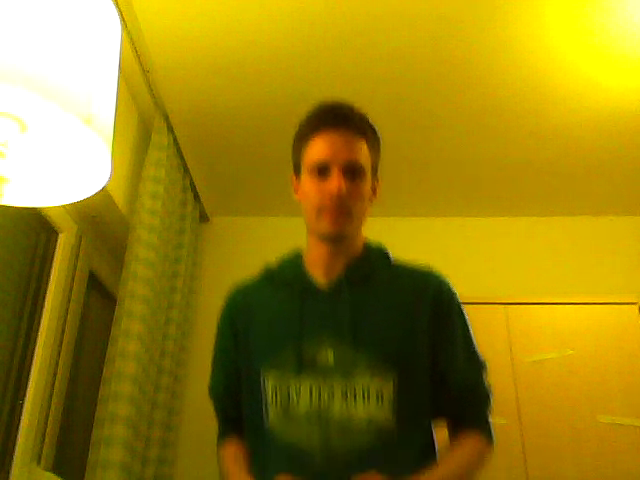
//> input picture frame 73 of Project/sample_videos/running1.webm, 640 x 480 px
$ ./head_bob   (built with g++ and OpenCV 4)
//> lines starting //> are read from the running program, lines starting //| are printed output that depends on the picture; after the words box and inside, x2 and y2 are one past the last pixel; in counts of white or black regions, pixels touching at a corner belong together
#include <iostream>
#include "opencv2/objdetect.hpp"
#include "opencv2/highgui.hpp"
#include "opencv2/imgproc.hpp"
#include "opencv2/opencv.hpp"

#define WINDOW_NAME "head_bob"

using namespace std;
using namespace cv;

//parameters for detectMultiscale
struct my_param{
	double scaleFactor;
	int minNeigh; //3 in documentation
	int flags;	//should be 0
	Size minSize;
	Size maxSize;
} param;

int main(int argc, char** argv){

	//Set some parameters.
	param.scaleFactor = 1.1;
	param.minNeigh = 3;
	param.flags = 0;
	param.minSize = Size(80, 80);
	param.maxSize = Size(200, 200);
	string cascade_file = "haarcascade_frontalface_default.xml"; //you will need this file inside /build

	Mat frame, g_frame, mask_MOG2;
	char c;
	int new_y, dy;
	int old_y = -1;
	int still_count = 1000; //start with a high value
	int still_count_threshold = 5; //if not running for n frames, detect stillness
	int dy_threshold = 10;	//dy needs to change at least 10 px to detect running behavior in user
	bool running = false;

	//one of these might be causing the memory leak
	VideoCapture cap;
	CascadeClassifier detector;
	vector<Rect> found;

	//from file
	string const filename = "../sample_videos/running1.webm";
	cap.open(filename);

	// [6 lines of commented-out code are left out]

	bool loaded = detector.load(cascade_file);
	if(!loaded){
		cout << "Cascade not loaded." << endl;
		return 1;
	}

	Ptr<BackgroundSubtractor> pMOG2;
	pMOG2 = createBackgroundSubtractorMOG2();

	namedWindow(WINDOW_NAME, 1);
	cout << "Press 'q' to quit." << endl;

	for(;;){
		cap >> frame;
//> frame is the input picture: 480 rows x 640 cols, CV_8UC3; mean B, G, R 20.3, 130, 153.4

		//flip(frame, frame, 0); //1 flips around x axis

		pMOG2->apply(frame, mask_MOG2);
//> mask_MOG2: 480 rows x 640 cols, CV_8UC1; every value is 127

		cvtColor(frame, g_frame, CV_BGR2GRAY);
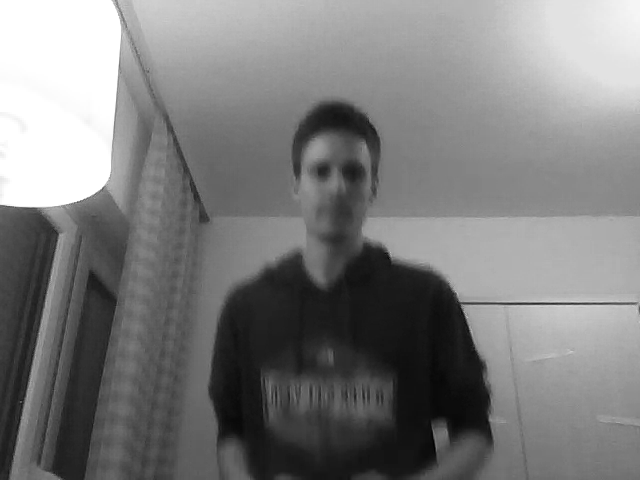
//> g_frame: 480 rows x 640 cols, CV_8UC1; min 1, max 255, mean 124.5

		detector.detectMultiScale(g_frame, found, param.scaleFactor, param.minNeigh, param.flags, param.minSize, param.maxSize);
//> found = 1 Rect (x, y, width, height): [287, 134, 100, 100]

		if(found.size() > 0){
			for(int i=0; i<found.size(); i++){
				rectangle(frame, found[i].br(), found[i].tl(), Scalar(0, 255, 0), 2, 8, 0);
			}
//> this loop made 1 pass
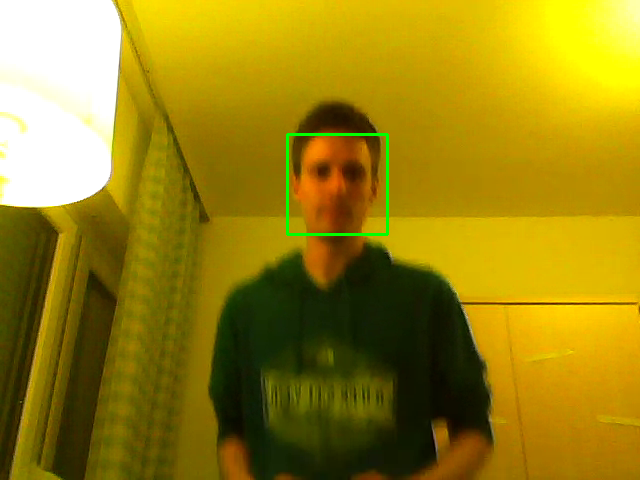
//> frame: 480 rows x 640 cols, CV_8UC3; 0.39% of pixels changed, all inside (x1, y1, x2, y2) = (286, 133, 389, 236)
		}

		//we're assuming one face
		if(found.size() == 1){
			new_y = found[0].br().y;
//> new_y = 234
			if(old_y != -1){
				dy = new_y - old_y;
				//candidate for running
				if(dy > dy_threshold){
					running = true;
					still_count = 0;
				}else{
					++still_count;
					if(still_count >= still_count_threshold){
						running = false;
					}
				}
			}
                }else{
                    running = false;
                }

		if(running){
			cout << "RUNNING" << endl;
			system("bash ../key_press.sh w down");
		}else{
			cout << "STANDING STILL" << endl;
			system("bash ../key_press.sh w up");
		}

		imshow(WINDOW_NAME, frame);
		imshow("MOG2", mask_MOG2);
		if(waitKey(1) == 'q') break;
//> the 'q' key is pressed

		old_y = new_y;
	}

	cap.release();
	return 0;
}

$ run again, starting later in the video
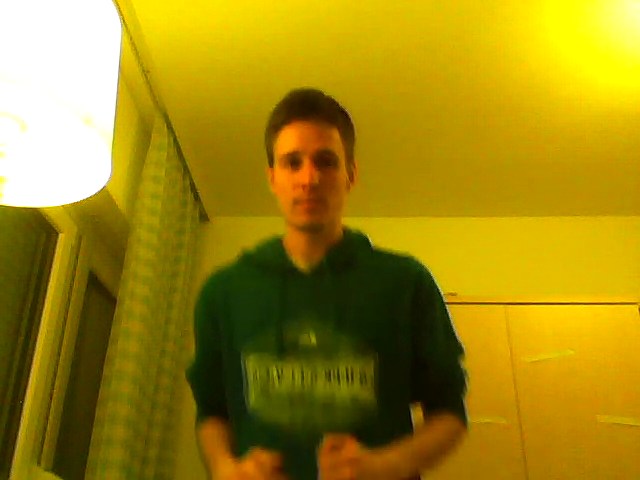
//> input picture frame 328 of Project/sample_videos/running1.webm, 640 x 480 px
//> frame is the input picture: 480 rows x 640 cols, CV_8UC3; mean B, G, R 20.7, 134.7, 159.3
//> `pMOG2->apply(frame, mask_MOG2);`:
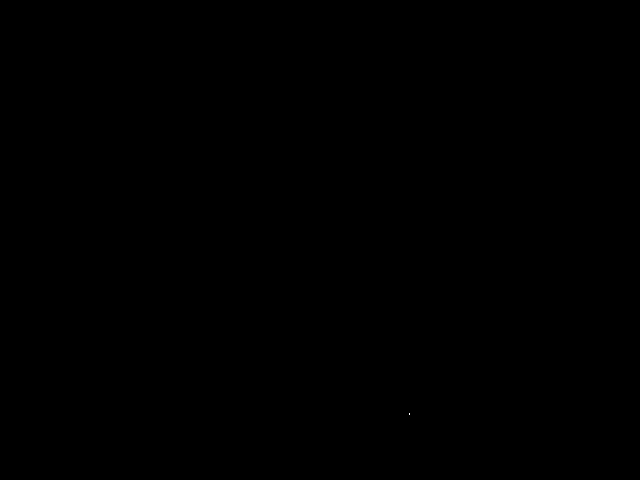
//> mask_MOG2: 480 rows x 640 cols, CV_8UC1; values 127 (black) and 255 (white), 0% white in thin lines or dots, all inside (x1, y1, x2, y2) = (409, 413, 410, 415)
//> found = 1 Rect (x, y, width, height): [260, 124, 99, 99]
//> the loop `for(int i=0; i<found.size(); i++)` made 1 pass
//> after the loop `for(int i=0; i<found.size(); i++)`:
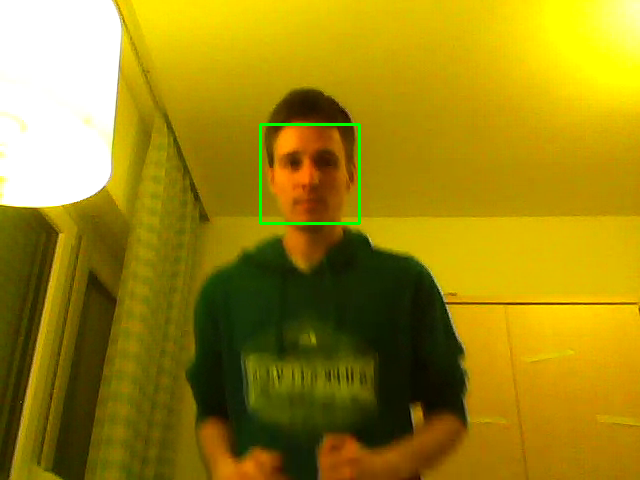
//> frame: 480 rows x 640 cols, CV_8UC3; 0.39% of pixels changed, all inside (x1, y1, x2, y2) = (259, 123, 361, 225)
//> new_y = 223

$ run again, starting later in the video
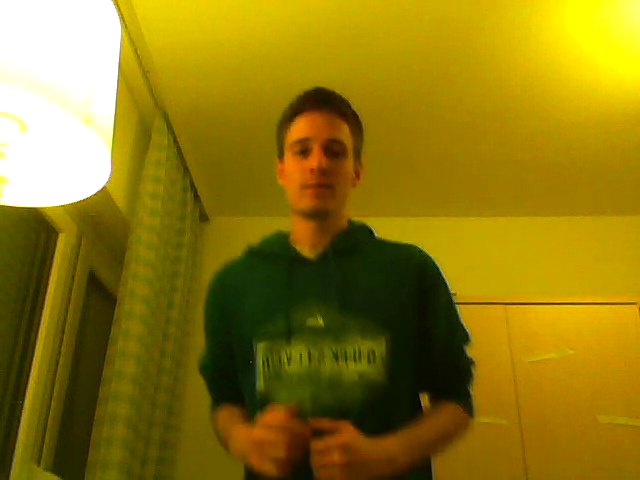
//> input picture frame 584 of Project/sample_videos/running1.webm, 640 x 480 px
//> frame is the input picture: 480 rows x 640 cols, CV_8UC3; mean B, G, R 19.7, 120.6, 142.4
//> `pMOG2->apply(frame, mask_MOG2);`:
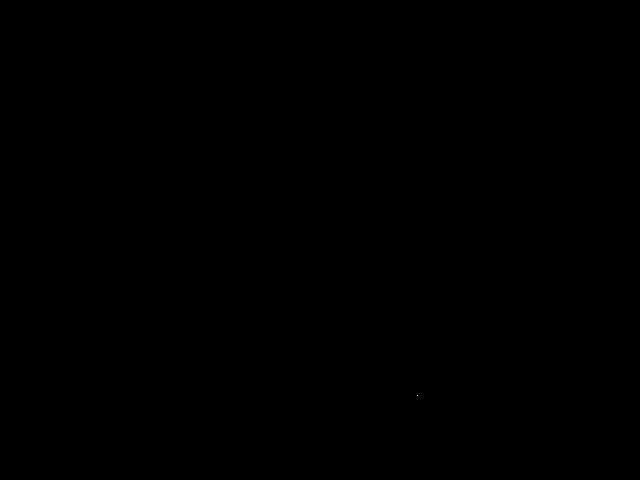
//> mask_MOG2: 480 rows x 640 cols, CV_8UC1; values 127 (black) and 255 (white), 0% white in thin lines or dots, all inside (x1, y1, x2, y2) = (417, 395, 418, 396)
//> found = 1 Rect (x, y, width, height): [269, 112, 98, 98]
//> the loop `for(int i=0; i<found.size(); i++)` made 1 pass
//> after the loop `for(int i=0; i<found.size(); i++)`:
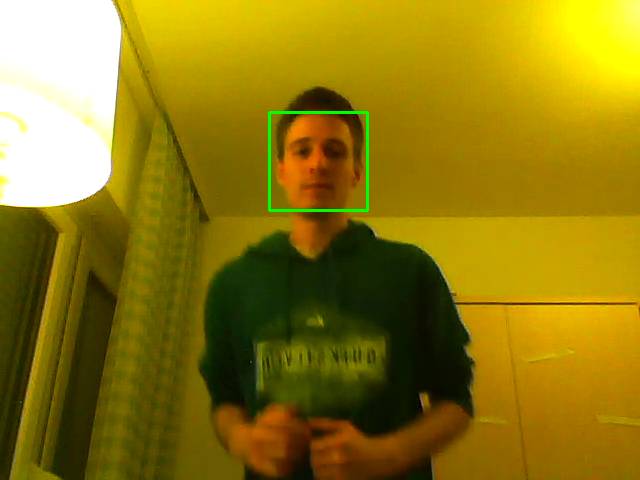
//> frame: 480 rows x 640 cols, CV_8UC3; 0.38% of pixels changed, all inside (x1, y1, x2, y2) = (268, 111, 369, 212)
//> new_y = 210
